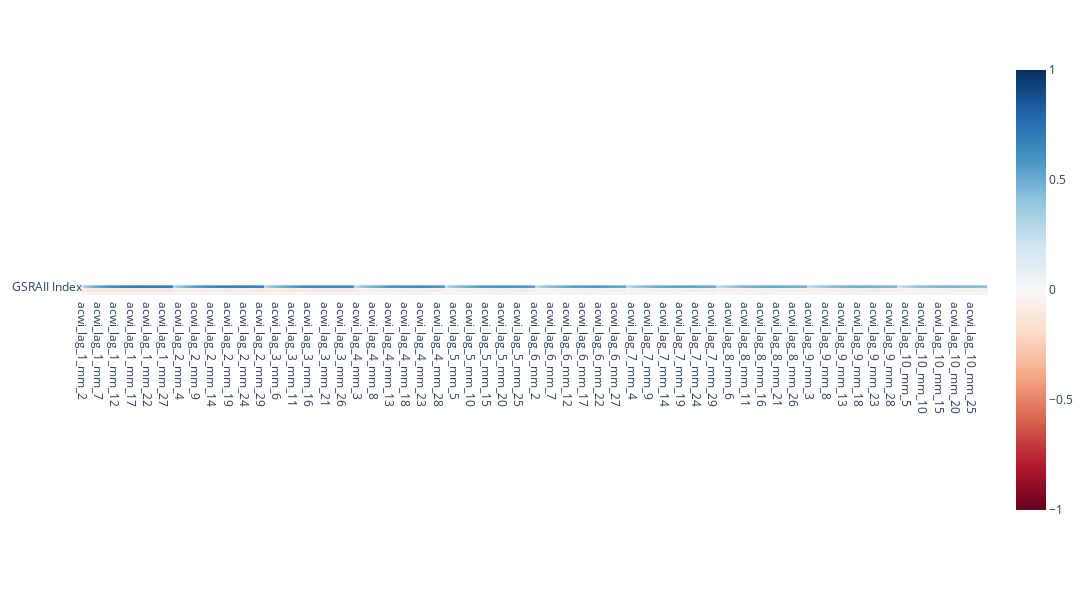

Notebook code cell kept with this figure:
### Markdown cell above
# Analise Médias Móveis

### Code cell
df_medmov = df_lag.copy()
cols_lag = [col for col in df_medmov.columns if 'lag' in col]

for lag in cols_lag:
    for i in range(2, 30):
        df_medmov[f'{lag}_mm_{i}'] = df_medmov[f'{lag}'].rolling(i).mean()

mapa_calor(df_medmov.drop(columns=cols_lag))

### Figure 1 — Plotly figure (JSON) as saved in the notebook; plotly's stock layout.template omitted (floating-point values rounded to 4 significant figures; data arrays with more than 128 entries replaced by an {"elided": "..."} marker saying what was removed)
{"data": [{"coloraxis": "coloraxis", "hovertemplate": "x: %{x}<br>y: %{y}<br>color: %{z}<extra></extra>", "name": "0", "type": "heatmap", "x": {"elided": "280 str values"}, "xaxis": "x", "y": ["GSRAII Index", "GSRAII_diff", "acwi"], "yaxis": "y", "z": {"elided": "3x280 float values"}}], "layout": {"coloraxis": {"cmax": 1, "cmin": -1, "colorscale": [[0, "rgb(103,0,31)"], [0.1, "rgb(178,24,43)"], [0.2, "rgb(214,96,77)"], [0.3, "rgb(244,165,130)"], [0.4, "rgb(253,219,199)"], [0.5, "rgb(247,247,247)"], [0.6, "rgb(209,229,240)"], [0.7, "rgb(146,197,222)"], [0.8, "rgb(67,147,195)"], [0.9, "rgb(33,102,172)"], [1, "rgb(5,48,97)"]]}, "height": 600, "margin": {"t": 60}, "width": 11200, "xaxis": {"anchor": "y", "constrain": "domain", "domain": [0, 1], "scaleanchor": "y"}, "yaxis": {"anchor": "x", "autorange": "reversed", "constrain": "domain", "domain": [0, 1]}}}
